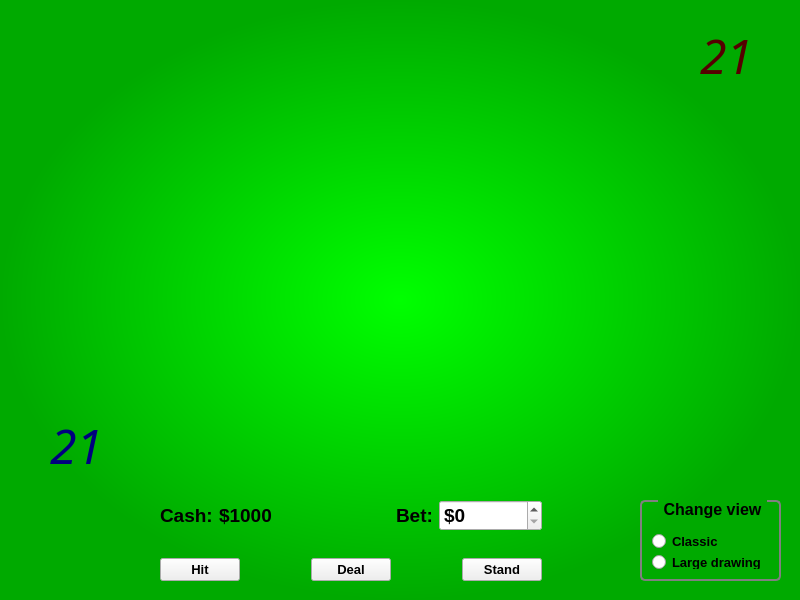
<?xml version="1.0" encoding="UTF-8"?>
<ui version="4.0">
 <class>MainWindow</class>
 <widget class="QMainWindow" name="MainWindow">
  <property name="geometry">
   <rect>
    <x>0</x>
    <y>0</y>
    <width>800</width>
    <height>600</height>
   </rect>
  </property>
  <property name="minimumSize">
   <size>
    <width>640</width>
    <height>480</height>
   </size>
  </property>
  <property name="windowTitle">
   <string>Blackjack</string>
  </property>
  <property name="windowIcon">
   <iconset resource="res.qrc">
    <normaloff>:/set1/images/set1/icon.png</normaloff>:/set1/images/set1/icon.png</iconset>
  </property>
  <property name="styleSheet">
   <string notr="true">QMainWindow {background-color: qradialgradient(spread:pad, cx:0.5, cy:0.5, radius:0.5, fx:0.5, fy:0.5, stop:0 rgba(0, 255, 0, 255), stop:1 rgba(0, 170, 0, 255));}</string>
  </property>
  <widget class="QWidget" name="centralwidget">
   <widget class="QLabel" name="plbl">
    <property name="geometry">
     <rect>
      <x>50</x>
      <y>420</y>
      <width>61</width>
      <height>51</height>
     </rect>
    </property>
    <property name="font">
     <font>
      <family>Book Antiqua</family>
      <pointsize>36</pointsize>
      <weight>9</weight>
      <italic>true</italic>
      <bold>false</bold>
     </font>
    </property>
    <property name="styleSheet">
     <string notr="true">font: 75 italic 36pt &quot;Book Antiqua&quot;;
color: rgb(0, 0, 127);</string>
    </property>
    <property name="text">
     <string>21</string>
    </property>
   </widget>
   <widget class="QLabel" name="dlbl">
    <property name="geometry">
     <rect>
      <x>700</x>
      <y>30</y>
      <width>61</width>
      <height>51</height>
     </rect>
    </property>
    <property name="font">
     <font>
      <family>Book Antiqua</family>
      <pointsize>36</pointsize>
      <weight>9</weight>
      <italic>true</italic>
      <bold>false</bold>
     </font>
    </property>
    <property name="styleSheet">
     <string notr="true">font: 75 italic 36pt &quot;Book Antiqua&quot;;
color: rgb(85, 0, 0);</string>
    </property>
    <property name="text">
     <string>21</string>
    </property>
   </widget>
   <widget class="QGroupBox" name="boxView">
    <property name="geometry">
     <rect>
      <x>640</x>
      <y>500</y>
      <width>141</width>
      <height>81</height>
     </rect>
    </property>
    <property name="font">
     <font>
      <pointsize>12</pointsize>
      <weight>75</weight>
      <bold>true</bold>
     </font>
    </property>
    <property name="styleSheet">
     <string notr="true">QGroupBox {
    background-color: rgba(255, 255, 255, 0);
    border: 2px solid gray;
    border-radius: 5px;
    margin-top: 3ex; /* leave space at the top for the title */
}

QGroupBox::title {
    subcontrol-origin: margin;
    subcontrol-position: top center; /* position at the top center */
    padding: 0 3px;
}</string>
    </property>
    <property name="title">
     <string>Change view</string>
    </property>
    <layout class="QVBoxLayout" name="verticalLayout">
     <item>
      <widget class="QRadioButton" name="rbClassic">
       <property name="font">
        <font>
         <pointsize>10</pointsize>
         <weight>75</weight>
         <bold>true</bold>
        </font>
       </property>
       <property name="text">
        <string>Classic</string>
       </property>
      </widget>
     </item>
     <item>
      <widget class="QRadioButton" name="rbLarge">
       <property name="font">
        <font>
         <pointsize>10</pointsize>
         <weight>75</weight>
         <bold>true</bold>
        </font>
       </property>
       <property name="text">
        <string>Large drawing</string>
       </property>
      </widget>
     </item>
    </layout>
   </widget>
   <widget class="QWidget" name="">
    <property name="geometry">
     <rect>
      <x>160</x>
      <y>500</y>
      <width>382</width>
      <height>81</height>
     </rect>
    </property>
    <layout class="QVBoxLayout" name="verticalLayout_2">
     <item>
      <layout class="QHBoxLayout" name="horizontalLayout_2">
       <item>
        <widget class="QLabel" name="label">
         <property name="font">
          <font>
           <pointsize>14</pointsize>
           <weight>75</weight>
           <bold>true</bold>
          </font>
         </property>
         <property name="text">
          <string>Cash:</string>
         </property>
        </widget>
       </item>
       <item>
        <widget class="QLabel" name="cashlbl">
         <property name="font">
          <font>
           <pointsize>14</pointsize>
           <weight>75</weight>
           <bold>true</bold>
          </font>
         </property>
         <property name="text">
          <string>$1000</string>
         </property>
        </widget>
       </item>
       <item>
        <spacer name="horizontalSpacer_3">
         <property name="orientation">
          <enum>Qt::Horizontal</enum>
         </property>
         <property name="sizeHint" stdset="0">
          <size>
           <width>40</width>
           <height>20</height>
          </size>
         </property>
        </spacer>
       </item>
       <item>
        <widget class="QLabel" name="label_2">
         <property name="font">
          <font>
           <pointsize>14</pointsize>
           <weight>75</weight>
           <bold>true</bold>
          </font>
         </property>
         <property name="text">
          <string>Bet:</string>
         </property>
        </widget>
       </item>
       <item>
        <widget class="QSpinBox" name="betBox">
         <property name="font">
          <font>
           <pointsize>14</pointsize>
           <weight>75</weight>
           <bold>true</bold>
          </font>
         </property>
         <property name="styleSheet">
          <string notr="true"/>
         </property>
         <property name="prefix">
          <string>$</string>
         </property>
         <property name="minimum">
          <number>0</number>
         </property>
         <property name="maximum">
          <number>1000000000</number>
         </property>
         <property name="singleStep">
          <number>10</number>
         </property>
        </widget>
       </item>
      </layout>
     </item>
     <item>
      <spacer name="verticalSpacer">
       <property name="orientation">
        <enum>Qt::Vertical</enum>
       </property>
       <property name="sizeHint" stdset="0">
        <size>
         <width>20</width>
         <height>40</height>
        </size>
       </property>
      </spacer>
     </item>
     <item>
      <layout class="QHBoxLayout" name="horizontalLayout">
       <item>
        <widget class="QPushButton" name="btnHit">
         <property name="font">
          <font>
           <pointsize>10</pointsize>
           <weight>75</weight>
           <bold>true</bold>
          </font>
         </property>
         <property name="styleSheet">
          <string notr="true"/>
         </property>
         <property name="text">
          <string>Hit</string>
         </property>
        </widget>
       </item>
       <item>
        <spacer name="horizontalSpacer">
         <property name="orientation">
          <enum>Qt::Horizontal</enum>
         </property>
         <property name="sizeHint" stdset="0">
          <size>
           <width>40</width>
           <height>20</height>
          </size>
         </property>
        </spacer>
       </item>
       <item>
        <widget class="QPushButton" name="btnDeal">
         <property name="font">
          <font>
           <pointsize>10</pointsize>
           <weight>75</weight>
           <bold>true</bold>
          </font>
         </property>
         <property name="text">
          <string>Deal</string>
         </property>
        </widget>
       </item>
       <item>
        <spacer name="horizontalSpacer_2">
         <property name="orientation">
          <enum>Qt::Horizontal</enum>
         </property>
         <property name="sizeHint" stdset="0">
          <size>
           <width>40</width>
           <height>20</height>
          </size>
         </property>
        </spacer>
       </item>
       <item>
        <widget class="QPushButton" name="btnStand">
         <property name="font">
          <font>
           <pointsize>10</pointsize>
           <weight>75</weight>
           <bold>true</bold>
          </font>
         </property>
         <property name="text">
          <string>Stand</string>
         </property>
        </widget>
       </item>
      </layout>
     </item>
    </layout>
   </widget>
  </widget>
 </widget>
 <resources>
  <include location="res.qrc"/>
 </resources>
 <connections/>
</ui>
